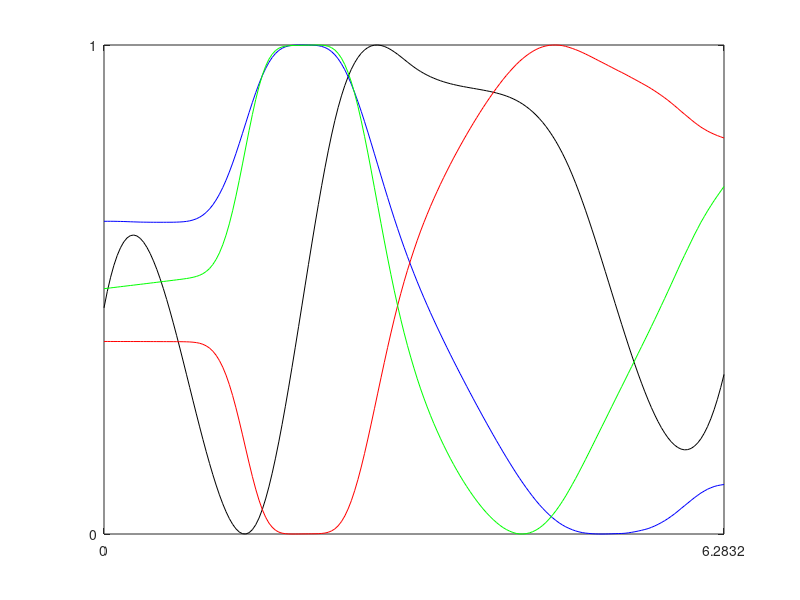

Here is the MATLAB script that generated this plot:
clc;
clear;
close all;

load('sample_timeseries')

op = 1;

cx = [236,0,140]/255;
cy = [0,174,239]/255;
cz = [88,89,91]/255;
cx = [cx, op];
cy = [cy, op];
cz = [cz, op];

figure(1)
for i = 1
    y_tmp = cell2mat(y_total(i));
    plot(t,y_tmp(:,1),'k')
    hold on
    plot(t,y_tmp(:,2),'b')
    hold on
    plot(t,y_tmp(:,3),'r')
    hold on
    plot(t,y_tmp(:,4),'g')
    hold on
end

xlim([0,pi*2])
ylim([0,1])
xticks([0,pi*2])
yticks([0,1])